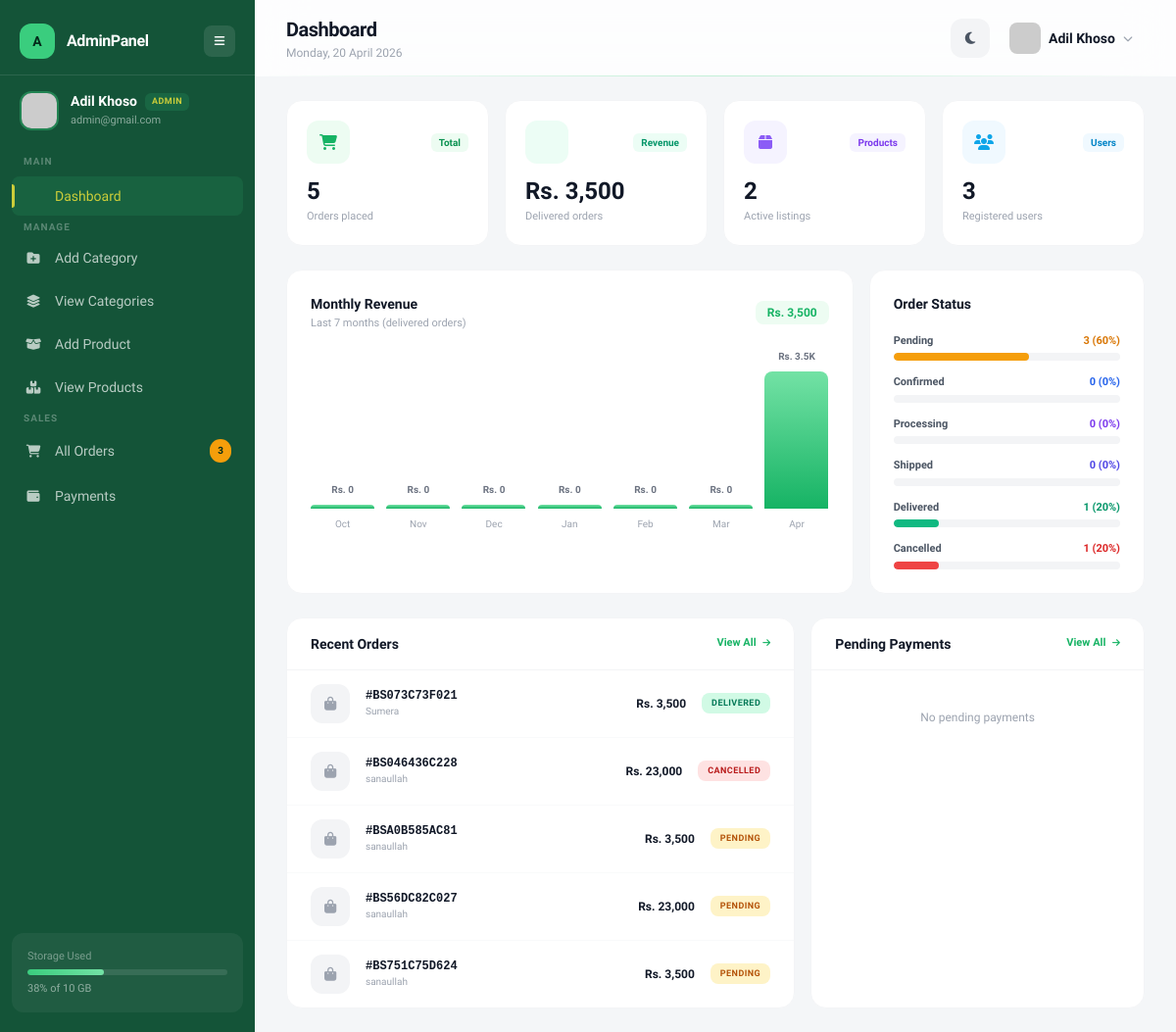
/backend/dashboard.php (signed in), run on the app's committed database.
### tables this page shows
CREATE TABLE `users` (
  `id` int(11) NOT NULL,
  `name` varchar(100) DEFAULT NULL,
  `email` varchar(100) DEFAULT NULL,
  `password` varchar(255) DEFAULT NULL,
  `image` varchar(255) DEFAULT NULL,
  `phone` varchar(20) DEFAULT NULL,
  `address` text DEFAULT NULL,
  `role` enum('user','admin') DEFAULT 'user',
  `created_at` timestamp NOT NULL DEFAULT current_timestamp()
);

CREATE TABLE `orders` (
  `id` int(11) NOT NULL,
  `order_id` varchar(50) NOT NULL,
  `user_id` int(11) NOT NULL,
  `total_amount` decimal(10,2) NOT NULL,
  `shipping_name` varchar(100) NOT NULL,
  `shipping_phone` varchar(20) NOT NULL,
  `shipping_address` text NOT NULL,
  `shipping_city` varchar(100) NOT NULL,
  `payment_method` varchar(50) NOT NULL DEFAULT 'cod',
  `status` enum('pending','confirmed','shipped','delivered','cancelled') NOT NULL DEFAULT 'pending',
  `created_at` timestamp NOT NULL DEFAULT current_timestamp(),
  `updated_at` datetime DEFAULT NULL
);

### backend/dashboard.php (the view, shortened to what the rows shown need)
<?php
include("config/db.php");
 $uid = $_SESSION['user_id'];
 $user_res = mysqli_query($conn, "SELECT name, email, image, role FROM users WHERE id = $uid");
 $user = mysqli_fetch_assoc($user_res);
 $user_name = $user['name'] ?? 'Unknown';
 $user_email = $user['email'] ?? '';
 $user_image = !empty($user['image']) ? 'uploads/' . $user['image'] : 'https://ui-avatars.com/api/?name=' . urlencode($user_name) . '&background=16b364&color=fff&bold=true';
 $user_role = ucfirst($user['role'] ?? 'user');
 $recent_orders = mysqli_query($conn, "SELECT o.*, u.email AS user_email FROM orders o LEFT JOIN users u ON u.id = o.user_id ORDER BY o.created_at DESC LIMIT 6");
?>
<!DOCTYPE html>
<html lang="en">
<head>
<script src="https://cdn.tailwindcss.com"></script>
<link rel="stylesheet" href="https://cdnjs.cloudflare.com/ajax/libs/font-awesome/6.5.0/css/all.min.css">
</head>
<body class="bg-[#f4f6f8] dark:bg-[#0a0f0d] transition-colors duration-500 min-h-screen">
<aside id="sidebar" class="sidebar-glass fixed left-0 top-0 h-full w-[260px] text-white z-50 transition-all duration-300 flex flex-col">
  <div class="px-5 py-4 flex items-center gap-3 border-t border-white/10">
    <div class="sidebar-text transition-all duration-300">
      <div class="flex items-center gap-2"><p class="text-sm font-semibold leading-tight"><?= htmlspecialchars($user_name) ?></p><span class="role-badge <?= $user_role === 'Admin' ? 'role-admin' : 'role-user' ?>"><?= $user_role ?></span></div>
      <p class="text-[11px] text-white/50 mt-0.5"><?= htmlspecialchars($user_email) ?></p>
    </div>
  </div>
</aside>
<main id="main" class="ml-[260px] min-h-screen transition-all duration-300">
  <header class="topbar-border sticky top-0 z-40 bg-white/80 dark:bg-[#0d1410]/80 backdrop-blur-xl px-8 py-4 flex justify-between items-center">
    <div>
      <h1 class="text-xl font-bold text-gray-900 dark:text-white tracking-tight">Dashboard</h1>
    </div>
    <div class="flex items-center gap-3">
      <div class="relative">
        <button onclick="toggleMenu()" class="flex items-center gap-2 pl-2 pr-3 py-1.5 rounded-xl hover:bg-gray-100 dark:hover:bg-white/5 transition">
          <img src="<?= $user_image ?>" class="w-8 h-8 rounded-lg object-cover" onerror="this.src='https://ui-avatars.com/api/?name=<?= urlencode($user_name) ?>&background=16b364&color=fff&bold=true'">
          <span class="hidden sm:block text-sm font-semibold text-gray-900 dark:text-white"><?= htmlspecialchars($user_name) ?></span>
          <i class="fa-solid fa-chevron-down text-[10px] text-gray-400"></i>
        </button>
      </div>
    </div>
  </header>
  <div class="px-8 py-6">
    <div class="grid grid-cols-1 lg:grid-cols-3 gap-4 mb-6">
      <div class="fade-up lg:col-span-2 bg-white dark:bg-[#131a16] rounded-2xl border border-gray-100 dark:border-white/5 p-6" style="animation-delay:.25s">
        <div class="flex items-center justify-between mb-6">
          <div>
            <h2 class="text-sm font-bold text-gray-900 dark:text-white">Monthly Revenue</h2>
          </div>
        </div>
      </div>
      <div class="fade-up bg-white dark:bg-[#131a16] rounded-2xl border border-gray-100 dark:border-white/5 p-6" style="animation-delay:.3s">
        <h2 class="text-sm font-bold text-gray-900 dark:text-white mb-5">Order Status</h2>
      </div>
    </div>
    <div class="grid grid-cols-1 lg:grid-cols-5 gap-4">
      <div class="fade-up lg:col-span-3 bg-white dark:bg-[#131a16] rounded-2xl border border-gray-100 dark:border-white/5 overflow-hidden" style="animation-delay:.35s">
        <div class="flex items-center justify-between px-6 py-4 border-b border-gray-100 dark:border-white/5">
          <h2 class="text-sm font-bold text-gray-900 dark:text-white">Recent Orders</h2>
        </div>
        <div class="divide-y divide-gray-50 dark:divide-white/[0.03]">
          <?php if (mysqli_num_rows($recent_orders) > 0): ?>
            <?php while ($ro = mysqli_fetch_assoc($recent_orders)):
              $soc = ['pending'=>'bg-amber-100 text-amber-700 dark:bg-amber-900/20 dark:text-amber-400','confirmed'=>'bg-blue-100 text-blue-700 dark:bg-blue-900/20 dark:text-blue-400','processing'=>'bg-violet-100 text-violet-700 dark:bg-violet-900/20 dark:text-violet-400','shipped'=>'bg-indigo-100 text-indigo-700 dark:bg-indigo-900/20 dark:text-indigo-400','delivered'=>'bg-emerald-100 text-emerald-700 dark:bg-emerald-900/20 dark:text-emerald-400','cancelled'=>'bg-red-100 text-red-700 dark:bg-red-900/20 dark:text-red-400'];
            ?>
            <a href="detail.php?id=<?= $ro['id'] ?>" class="flex items-center gap-4 px-6 py-3.5 hover:bg-gray-50/50 dark:hover:bg-white/[0.02] transition">
              <div class="w-10 h-10 rounded-xl bg-gray-100 dark:bg-white/5 flex items-center justify-center shrink-0">
                <i class="fa-solid fa-bag-shopping text-gray-400 text-sm"></i>
              </div>
              <div class="flex-1 min-w-0">
                <p class="text-xs font-bold text-gray-900 dark:text-white font-mono">#<?= htmlspecialchars($ro['order_id']) ?></p>
                <p class="text-[10px] text-gray-400 truncate"><?= htmlspecialchars($ro['shipping_name']) ?></p>
              </div>
              <p class="text-xs font-bold text-gray-900 dark:text-white shrink-0">Rs. <?= number_format($ro['total_amount'], 0) ?></p>
              <span class="text-[9px] font-bold uppercase tracking-wider px-2.5 py-1 rounded-lg shrink-0 <?= $soc[$ro['status']] ?? 'bg-gray-100 text-gray-600' ?>"><?= ucfirst($ro['status']) ?></span>
            </a>
            <?php endwhile; ?>
          <?php else: ?>
            <div class="text-center py-10"><p class="text-xs text-gray-400">No orders yet</p></div>
          <?php endif; ?>
        </div>
      </div>
      <div class="fade-up lg:col-span-2 bg-white dark:bg-[#131a16] rounded-2xl border border-gray-100 dark:border-white/5 overflow-hidden" style="animation-delay:.4s">
        <div class="flex items-center justify-between px-6 py-4 border-b border-gray-100 dark:border-white/5">
          <h2 class="text-sm font-bold text-gray-900 dark:text-white">Pending Payments</h2>
        </div>
      </div>
    </div>
  </div>
</main>
</body>
</html>

### data on the page
users: name "Adil Khoso", role "ADMIN", email "admin@gmail.com"
orders: order "BS073C73F021", shipping_name "Sumera", total_amount "3,500", status "DELIVERED"
orders: order "BS046436C228", shipping_name "sanaullah", total_amount "23,000", status "CANCELLED"
orders: order "BSA0B585AC81", shipping_name "sanaullah", total_amount "3,500", status "PENDING"
orders: order "BS56DC82C027", shipping_name "sanaullah", total_amount "23,000", status "PENDING"
orders: order "BS751C75D624", shipping_name "sanaullah", total_amount "3,500", status "PENDING"

### other printed values
$pending_count "3"
$total_orders "5"
$total_revenue "3,500"
$total_products "2"
$total_users "3"
explode(' ', $m['label'])[0] "Oct"
explode(' ', $m['label'])[0] "Nov"
explode(' ', $m['label'])[0] "Dec"
explode(' ', $m['label'])[0] "Jan"
explode(' ', $m['label'])[0] "Feb"
explode(' ', $m['label'])[0] "Mar"
$m['value']/1000 "3.5"
explode(' ', $m['label'])[0] "Apr"
$s "Pending"
$status_counts[$s] "3"
